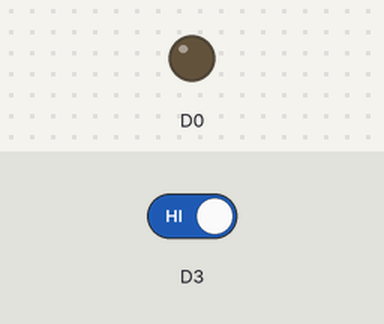
Simulated run of this sketch. Board: ESP8266 (NodeMCU). Parts: output pins drawn as LEDs (lit = HIGH). The inputs (shaded band) are chosen by the test bench; at power-on: D3 HIGH.

Above: at 1.2 s.
1.3 s: D3 driven LOW
At 2.4 s:
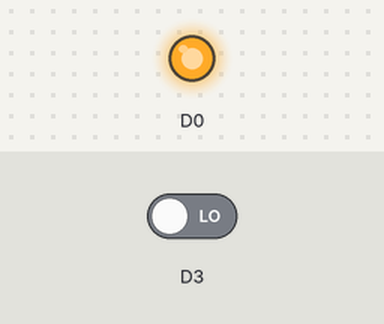
2.8 s: D3 driven HIGH
At 3.6 s:
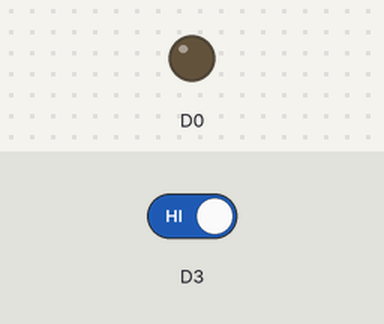
Timing chart, 0 to 5.8 s (numbered marks = the images above; inputs shaded):
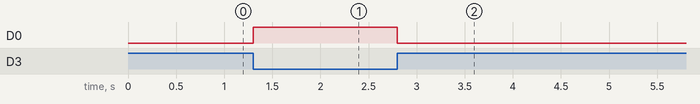

Measured:
- after the input at 1.3 s, D0: LOW → HIGH at once
- after the input at 2.8 s, D0: HIGH → LOW at once

The sketch:

evm_lab1_2.ino
```cpp
void setup() {
  pinMode(D0, OUTPUT);
}

void loop() {
  if ((!digitalRead(D3))==HIGH) {
    digitalWrite(D0, HIGH);
  }
  else{
    digitalWrite(D0, LOW);
  }
}
```
